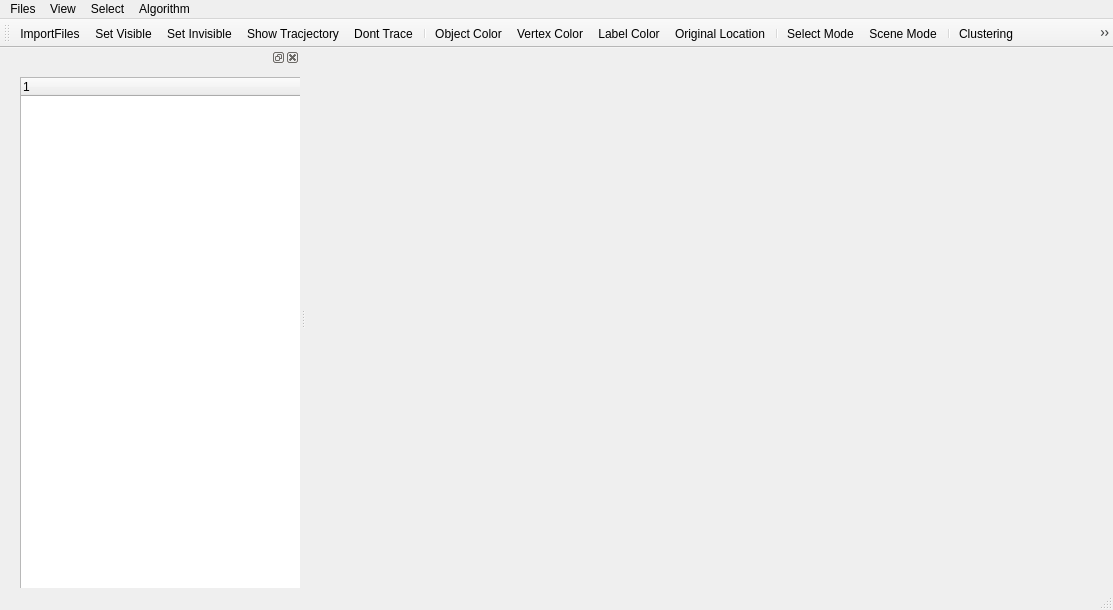
<?xml version="1.0" encoding="UTF-8"?>
<ui version="4.0">
 <class>main_windowClass</class>
 <widget class="QMainWindow" name="main_windowClass">
  <property name="geometry">
   <rect>
    <x>0</x>
    <y>0</y>
    <width>1113</width>
    <height>610</height>
   </rect>
  </property>
  <property name="windowTitle">
   <string>main_window</string>
  </property>
  <widget class="QWidget" name="centralWidget"/>
  <widget class="QMenuBar" name="menuBar">
   <property name="geometry">
    <rect>
     <x>0</x>
     <y>0</y>
     <width>1113</width>
     <height>26</height>
    </rect>
   </property>
   <widget class="QMenu" name="menuFiles">
    <property name="title">
     <string>Files</string>
    </property>
    <addaction name="actionImportFiles"/>
    <addaction name="actionSaveSnapshot"/>
    <addaction name="actionImportVideoFiles"/>
    <addaction name="actionInportImageSeqs"/>
    <addaction name="actionKeyFrameCap"/>
   </widget>
   <widget class="QMenu" name="menuPaint">
    <property name="title">
     <string>View</string>
    </property>
    <addaction name="actionSet_Visible"/>
    <addaction name="actionSet_Invisible"/>
    <addaction name="actionObject_Color"/>
    <addaction name="actionVertex_Color"/>
    <addaction name="actionLabel_Color"/>
    <addaction name="actionOriginal_Location"/>
    <addaction name="actionShow_Tracjectory"/>
    <addaction name="actionDont_Trace"/>
   </widget>
   <widget class="QMenu" name="menuSelect">
    <property name="title">
     <string>Select</string>
    </property>
    <addaction name="actionScene_Mode"/>
    <addaction name="actionSelect_Mode"/>
    <addaction name="actionPaint_Interface"/>
   </widget>
   <widget class="QMenu" name="menuAlgorithm">
    <property name="title">
     <string>Algorithm</string>
    </property>
    <addaction name="actionClustering"/>
    <addaction name="actionRegister"/>
    <addaction name="actionSpectral_Cluster"/>
    <addaction name="actionGraphCut"/>
    <addaction name="actionCalculateNorm"/>
    <addaction name="actionClusterAll"/>
    <addaction name="actionVisDistortion"/>
    <addaction name="actionGCopti"/>
    <addaction name="actionPlanFit"/>
    <addaction name="actionOrderLabels"/>
    <addaction name="actionRefineSigFrame"/>
    <addaction name="actionMultiObjectSeg"/>
    <addaction name="actionScanning_Kinect"/>
   </widget>
   <addaction name="menuFiles"/>
   <addaction name="menuPaint"/>
   <addaction name="menuSelect"/>
   <addaction name="menuAlgorithm"/>
  </widget>
  <widget class="QToolBar" name="mainToolBar">
   <attribute name="toolBarArea">
    <enum>TopToolBarArea</enum>
   </attribute>
   <attribute name="toolBarBreak">
    <bool>false</bool>
   </attribute>
   <addaction name="actionImportFiles"/>
   <addaction name="actionSet_Visible"/>
   <addaction name="actionSet_Invisible"/>
   <addaction name="actionShow_Tracjectory"/>
   <addaction name="actionDont_Trace"/>
   <addaction name="separator"/>
   <addaction name="actionObject_Color"/>
   <addaction name="actionVertex_Color"/>
   <addaction name="actionLabel_Color"/>
   <addaction name="actionOriginal_Location"/>
   <addaction name="separator"/>
   <addaction name="actionSelect_Mode"/>
   <addaction name="actionScene_Mode"/>
   <addaction name="separator"/>
   <addaction name="actionClustering"/>
   <addaction name="actionPaint_Interface"/>
   <addaction name="actionStop_Motion"/>
  </widget>
  <widget class="QStatusBar" name="statusBar"/>
  <widget class="QDockWidget" name="dockWidget">
   <property name="minimumSize">
    <size>
     <width>300</width>
     <height>42</height>
    </size>
   </property>
   <attribute name="dockWidgetArea">
    <number>1</number>
   </attribute>
   <widget class="QWidget" name="dockWidgetContents">
    <widget class="QTreeWidget" name="treeWidget">
     <property name="geometry">
      <rect>
       <x>20</x>
       <y>10</y>
       <width>300</width>
       <height>549</height>
      </rect>
     </property>
     <property name="minimumSize">
      <size>
       <width>300</width>
       <height>0</height>
      </size>
     </property>
     <column>
      <property name="text">
       <string notr="true">1</string>
      </property>
     </column>
    </widget>
   </widget>
  </widget>
  <action name="actionImportFiles">
   <property name="icon">
    <iconset>
     <normaloff>Resources/openFile.png</normaloff>Resources/openFile.png</iconset>
   </property>
   <property name="text">
    <string>ImportFiles</string>
   </property>
  </action>
  <action name="actionSet_Visible">
   <property name="icon">
    <iconset>
     <normaloff>Resources/visible.png</normaloff>Resources/visible.png</iconset>
   </property>
   <property name="text">
    <string>Set Visible</string>
   </property>
  </action>
  <action name="actionSet_Invisible">
   <property name="icon">
    <iconset>
     <normaloff>Resources/invisible.png</normaloff>Resources/invisible.png</iconset>
   </property>
   <property name="text">
    <string>Set Invisible</string>
   </property>
  </action>
  <action name="actionScene_Mode">
   <property name="icon">
    <iconset>
     <normaloff>Resources/scene.png</normaloff>Resources/scene.png</iconset>
   </property>
   <property name="text">
    <string>Scene Mode</string>
   </property>
  </action>
  <action name="actionSelect_Mode">
   <property name="icon">
    <iconset>
     <normaloff>Resources/select.png</normaloff>Resources/select.png</iconset>
   </property>
   <property name="text">
    <string>Select Mode</string>
   </property>
  </action>
  <action name="actionClustering">
   <property name="icon">
    <iconset>
     <normaloff>Resources/categorize.png</normaloff>Resources/categorize.png</iconset>
   </property>
   <property name="text">
    <string>Clustering</string>
   </property>
  </action>
  <action name="actionObject_Color">
   <property name="icon">
    <iconset>
     <normaloff>Resources/tree.png</normaloff>Resources/tree.png</iconset>
   </property>
   <property name="text">
    <string>Object Color</string>
   </property>
  </action>
  <action name="actionVertex_Color">
   <property name="icon">
    <iconset>
     <normaloff>Resources/leaf.png</normaloff>Resources/leaf.png</iconset>
   </property>
   <property name="text">
    <string>Vertex Color</string>
   </property>
  </action>
  <action name="actionLabel_Color">
   <property name="icon">
    <iconset>
     <normaloff>Resources/label.png</normaloff>Resources/label.png</iconset>
   </property>
   <property name="text">
    <string>Label Color</string>
   </property>
  </action>
  <action name="actionOriginal_Location">
   <property name="icon">
    <iconset>
     <normaloff>Resources/tree2.png</normaloff>Resources/tree2.png</iconset>
   </property>
   <property name="text">
    <string>Original Location</string>
   </property>
  </action>
  <action name="actionShow_Tracjectory">
   <property name="icon">
    <iconset>
     <normaloff>Resources/show_trace.png</normaloff>Resources/show_trace.png</iconset>
   </property>
   <property name="text">
    <string>Show Tracjectory</string>
   </property>
  </action>
  <action name="actionDont_Trace">
   <property name="icon">
    <iconset>
     <normaloff>Resources/dont_trace.png</normaloff>Resources/dont_trace.png</iconset>
   </property>
   <property name="text">
    <string>Dont Trace</string>
   </property>
  </action>
  <action name="actionRegister">
   <property name="text">
    <string>Register</string>
   </property>
  </action>
  <action name="actionSpectral_Cluster">
   <property name="text">
    <string>Spectral Cluster</string>
   </property>
  </action>
  <action name="actionGraphCut">
   <property name="text">
    <string>GraphCut</string>
   </property>
  </action>
  <action name="actionCalculateNorm">
   <property name="text">
    <string>CalculateNorm</string>
   </property>
  </action>
  <action name="actionClusterAll">
   <property name="text">
    <string>ClusterAll</string>
   </property>
  </action>
  <action name="actionVisDistortion">
   <property name="text">
    <string>VisDistortion</string>
   </property>
  </action>
  <action name="actionGCopti">
   <property name="text">
    <string>GCopti</string>
   </property>
  </action>
  <action name="actionPlanFit">
   <property name="text">
    <string>PlanFit</string>
   </property>
  </action>
  <action name="actionOrderLabels">
   <property name="text">
    <string>OrderLabels</string>
   </property>
  </action>
  <action name="actionRefineSigFrame">
   <property name="text">
    <string>refineSigFrame</string>
   </property>
  </action>
  <action name="actionSaveSnapshot">
   <property name="icon">
    <iconset>
     <normaloff>Resources/snap-icon.png</normaloff>Resources/snap-icon.png</iconset>
   </property>
   <property name="text">
    <string>SaveSnapshot</string>
   </property>
  </action>
  <action name="action">
   <property name="text">
    <string>Paint Interface</string>
   </property>
  </action>
  <action name="actionPaint_Interface">
   <property name="icon">
    <iconset>
     <normaloff>Resources/paint.png</normaloff>Resources/paint.png</iconset>
   </property>
   <property name="text">
    <string>Paint Interface</string>
   </property>
  </action>
  <action name="actionMultiObjectSeg">
   <property name="text">
    <string>MultiObjectSeg</string>
   </property>
  </action>
  <action name="actionScanning_Kinect">
   <property name="text">
    <string>Scanning-Kinect</string>
   </property>
  </action>
  <action name="actionImportVideoFiles">
   <property name="icon">
    <iconset>
     <normaloff>Resources/videoIcon.jpg</normaloff>Resources/videoIcon.jpg</iconset>
   </property>
   <property name="text">
    <string>ImportVideoFiles</string>
   </property>
  </action>
  <action name="actionInportImageSeqs">
   <property name="icon">
    <iconset>
     <normaloff>Resources/imagesIcon.jpg</normaloff>Resources/imagesIcon.jpg</iconset>
   </property>
   <property name="text">
    <string>InportImageSeqs</string>
   </property>
  </action>
  <action name="actionStop_Motion">
   <property name="icon">
    <iconset>
     <normaloff>Resources/download.png</normaloff>Resources/download.png</iconset>
   </property>
   <property name="text">
    <string>Stop Motion</string>
   </property>
  </action>
  <action name="actionKeyFrameCap">
   <property name="icon">
    <iconset>
     <normaloff>Resources/keyframecap.png</normaloff>Resources/keyframecap.png</iconset>
   </property>
   <property name="text">
    <string>KeyFrameCap</string>
   </property>
  </action>
 </widget>
 <layoutdefault spacing="6" margin="11"/>
 <resources>
  <include location="main_window.qrc"/>
 </resources>
 <connections/>
</ui>
